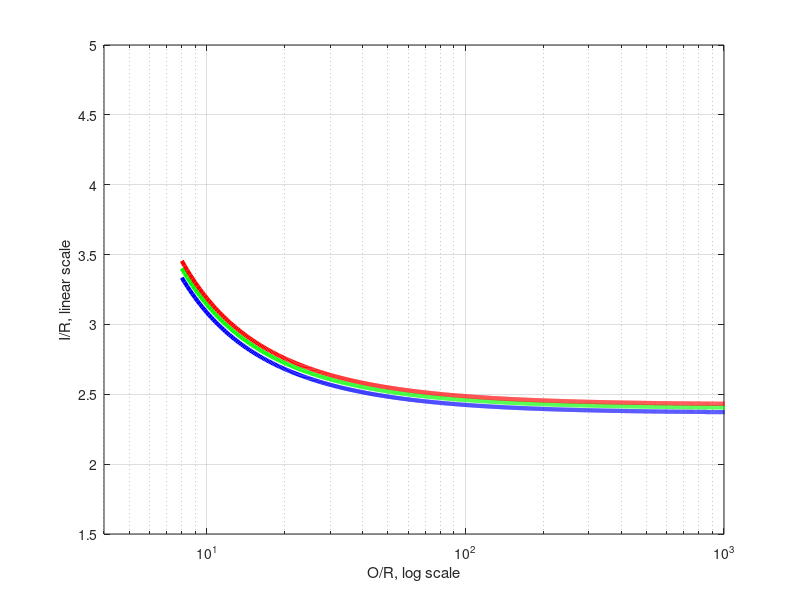
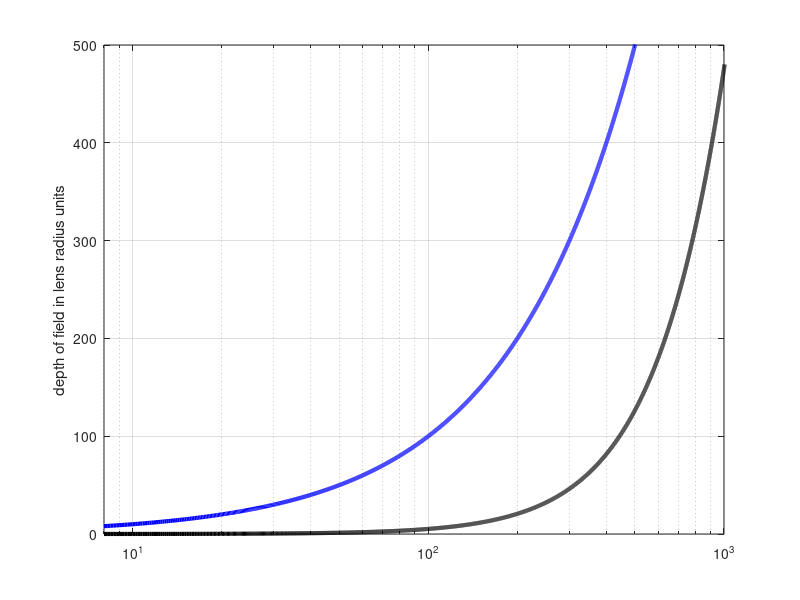
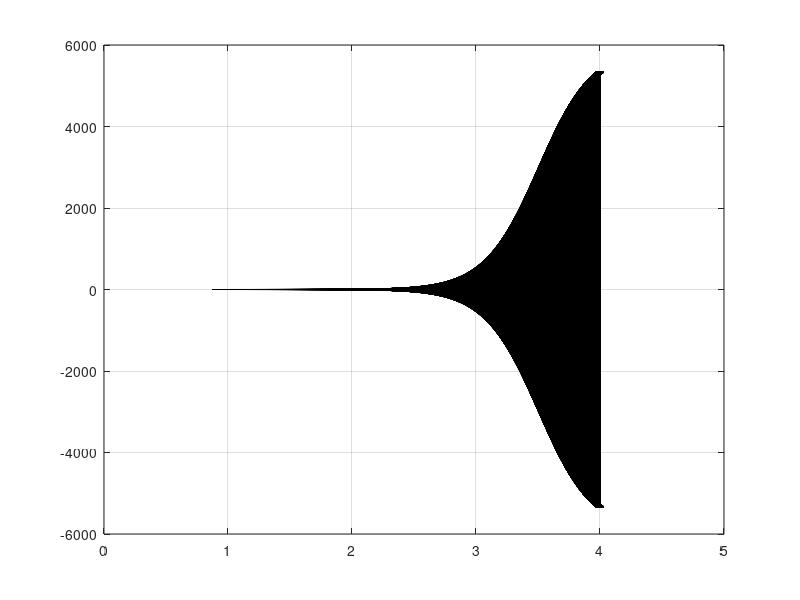
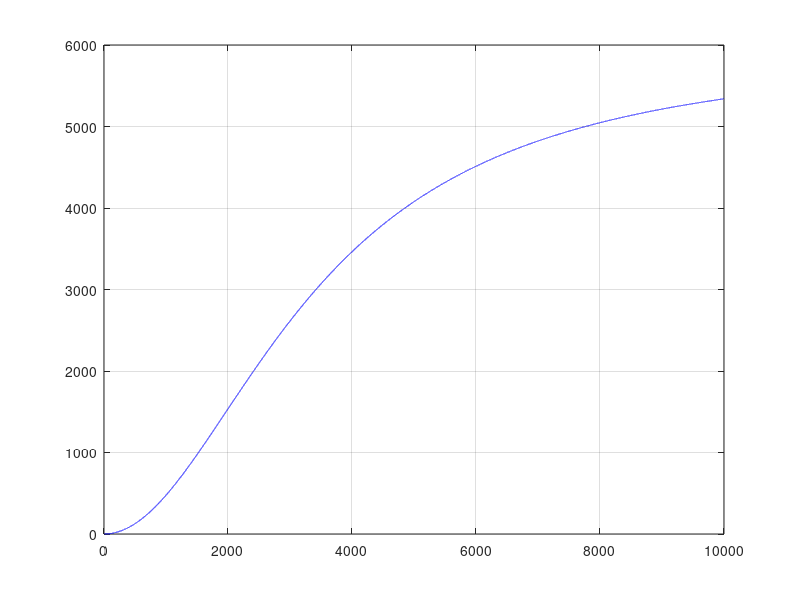

MATLAB code for these plots, in order:
%% focusing_sphere.m
% Copyright C. Stubbs Feb 20 2015
% computes focus accommodation for spherical lens

% all dimensions are in units of lens radius. Keep object at least
% one focal length away to get a real image. Typical octopus lens has
% f/1.2, so focal length of 2.4 lens radii. 

% actual 50% points in opsin response are basically at 450 and 550 nm.
% Peak of opsin is 500 nm, and focal length there is 11.87 mm

% Our fit to J&S gives focal shift at 550 of zero, by their convention.
% shift at 500 nm is -0.1289 mm, shift at 450 nm is -0.2936 mm
% so centering this at 500 gives shift to 550 of +0.1289 and to 450 it's
% -0.1647 mm. Converting these to a percentage of 11.87 we get
% redshift=0.1289/11.87 = 1.09 percent redshfit and 
% blueshift=0.1647/11.87= 1.39 percent blueshift

%% initialize
clear all
f=2.4 ; % focal length in lens radius units, middle of opsin response
blueshift = 1.39 % percent focal shift for blue wavelength. Here we use 450. Keep this a positive number
redshift = 1.09 % percent focus shift for red wavelength. Here we use 550
Obj=[8:0.2:10000]; % object distances in lens radius units
lensradius=5; % lens radius in mm, lens diameter is obviously twice this
blurtolerance=0.05 % this is faction of chromatic blur we'll accept as definition of depth of field. Ranges from 0 to 1. 

trigterm=cos(asin(1./Obj));

inverseI=(1./trigterm).*(1/f-1./Obj);

I=1./inverseI; % midband location of image


%% now compute same thing for opsin band edges, presumed to be 50% points
fr=(1+redshift*1E-2)*f % focal length in lens radius units, red light, 3% shift in focus
fb=(1-blueshift*1E-2)*f; % focal lenght in lens radius units, blue light, for 3% shift in focus across the band

trigterm=cos(asin(1./Obj));

inverseIr=(1./trigterm).*(1/fr-1./Obj);
inverseIb=(1./trigterm).*(1/fb-1./Obj);

Ir=1./inverseIr; % red edge image position
Ib=1./inverseIb % blue edge image position

%% compute focal shift as a function of position
dI=Ir-Ib; % difference in image position between red and blue


%% compute depth of field in comparison to chromatic focal shift. 
% first, take the numerical derivative of the focal shift vs. object
% distance. We'll do this for the blue light

dObj=Obj(2)-Obj(1); % find step size in O

diff_I=diff(I); % take numerical derivative of bset focus setting with respect to object distance
% this always returns a difference vector that is 1 shorter than the
% original input array, so tack one on the end to make it same length

diff_I(end+1)=diff_I(end) % it's pretty flat out at large O values so just replicate

diff_I=diff_I-0.0000001 % add on a small value to avoid numerical divergences at zero. Note it's negative so offset must be <0

% account for step size in O
dIdO=diff_I./dObj;

% Now let's pick a definition of depth of field to be the delta-O spacing
% that produces a focal shift that is half the chromatic shift
% we want dO*dIdO=chromatic_shift/blurtolerance. This is the unconfused span. 

unconfused_dO=abs((dI*blurtolerance)./dIdO);

unconfused_fraction=unconfused_dO./Obj;

%% pick out a few ranges of interest
range_in_meters1=0.2;
range_in_meters2=1.0;
range_in_meters3=5.0;
range1=range_in_meters1/(lensradius*1E-3); % find range in units of lens radius, which is in mm
range2=range_in_meters2/(lensradius*1E-3);
range3=range_in_meters3/(lensradius*1E-3);

% use min function to find array elements that come closest to desired ones
[value, index1]=min(abs(Obj-range1));
[value,index2]=min(abs(Obj-range2));
[value,index3]=min(abs(Obj-range3));

% convert to units of meters
coarseObj=lensradius*1E-3*[Obj(index1) Obj(index2) Obj(index3)]; % this is range on which we're focused
coarse_dO=lensradius*1E-3*[unconfused_dO(index1) unconfused_dO(index2) unconfused_dO(index3)]; % this is dz value that induces blur at specified level


%% plots

% chromatic focus vs. range, 3 wavelengths

figure(1)
semilogx(Obj,I,'g','LineWidth',3)
axis([4 1000 1.5 5])
grid on
hold on
semilogx(Obj,Ir,'r','LineWidth',3)
semilogx(Obj,Ib,'b','LineWidth',3)
xlabel('O/R, log scale')
ylabel('I/R, linear scale')
%text(9.88,3,'No Real Image Formed','HorizontalAlignment','center',... 
%	'BackgroundColor',[.7 .9 .7],'FontSize',11)
hold off
shg

%% chromatic focus vs. range, linear plot with real distances
figure(10)
Obj_meters=Obj*lensradius*1E-3;
Image_mm=I*lensradius;
Image_r_mm=Ir*lensradius;
Image_b_mm=Ib*lensradius;

plot(Obj_meters,Image_r_mm,'r',Obj_meters,Image_mm,'g',...
    Obj_meters,Image_b_mm,'b','LineWidth',3)
set(gca,'FontSize',20)
axis([0.2 4 11.6 13])
legend('550 nm','500 nm','450 nm')
grid on

xlabel('Distance to Object, meters')
ylabel('Accommodation, millimeters')
%text(9.88,3,'No Real Image Formed','HorizontalAlignment','center',... 
%	'BackgroundColor',[.7 .9 .7],'FontSize',11)

shg
% 
% figure(2)
% semilogx(Obj,dI,'k','LineWidth',3)
% xlabel('O/R, log scale')
% ylabel('focus shift, in units of lens radius')
% grid on
% shg

%% plot of depth of field vs. range
figure(3)
semilogx(Obj, unconfused_dO,'k','LineWidth',3)
grid on
hold on
% here is unity line:
semilogx(Obj,Obj,'b','LineWidth',3)
axis([8 1000 0 500])
ylabel('depth of field in lens radius units')
shg
hold off


figure(4)
errorbar(log10(Obj),0*Obj, unconfused_dO,'k')
grid on
shg

figure(5)
plot(Obj,unconfused_dO,'b')
grid on
shg

figure(6)
semilogx(Obj,dIdO,'k','LineWidth',3)
grid on
ylabel('dI/dO')
shg


figure(7)
errorbar(log10(Obj),0*Obj, unconfused_fraction,'k')
grid on
title('chromatically unconfused fraction of range to object')
shg

figure(8)
errorbar([1 2 3], coarseObj, coarse_dO,'k.')
ylabel('meters')
title(['Range and depth of field for designated fraction of chromatic image degradation'])
% grid on

